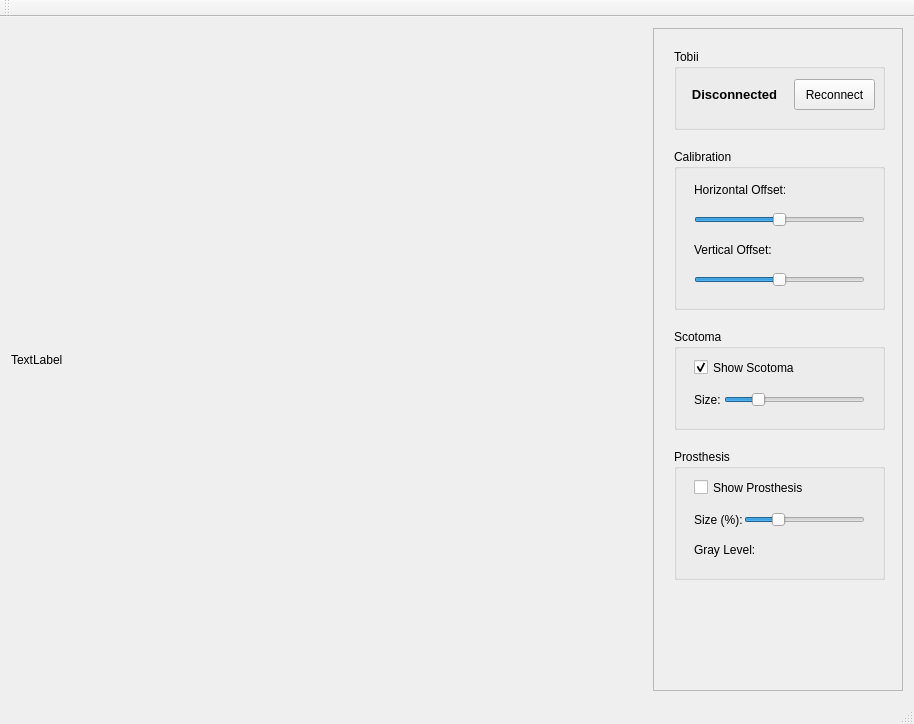
<?xml version="1.0" encoding="UTF-8"?>
<ui version="4.0">
 <class>EyeTrackingSuiteClass</class>
 <widget class="QMainWindow" name="EyeTrackingSuiteClass">
  <property name="geometry">
   <rect>
    <x>0</x>
    <y>0</y>
    <width>914</width>
    <height>724</height>
   </rect>
  </property>
  <property name="windowTitle">
   <string>Eye Tracking Suite</string>
  </property>
  <widget class="QWidget" name="centralWidget">
   <property name="layoutDirection">
    <enum>Qt::LeftToRight</enum>
   </property>
   <layout class="QHBoxLayout" name="horizontalLayout_2">
    <item>
     <widget class="ETSDrawArea" name="mainDrawArea">
      <property name="autoFillBackground">
       <bool>false</bool>
      </property>
      <property name="text">
       <string>TextLabel</string>
      </property>
     </widget>
    </item>
    <item>
     <widget class="QScrollArea" name="scrollArea">
      <property name="sizePolicy">
       <sizepolicy hsizetype="Fixed" vsizetype="Preferred">
        <horstretch>0</horstretch>
        <verstretch>0</verstretch>
       </sizepolicy>
      </property>
      <property name="minimumSize">
       <size>
        <width>250</width>
        <height>0</height>
       </size>
      </property>
      <property name="baseSize">
       <size>
        <width>0</width>
        <height>0</height>
       </size>
      </property>
      <property name="widgetResizable">
       <bool>true</bool>
      </property>
      <widget class="QWidget" name="scrollAreaWidgetContents">
       <property name="geometry">
        <rect>
         <x>0</x>
         <y>0</y>
         <width>248</width>
         <height>651</height>
        </rect>
       </property>
       <widget class="QGroupBox" name="groupBox">
        <property name="geometry">
         <rect>
          <x>20</x>
          <y>20</y>
          <width>211</width>
          <height>81</height>
         </rect>
        </property>
        <property name="title">
         <string>Tobii</string>
        </property>
        <widget class="QPushButton" name="tobiiReconnect">
         <property name="geometry">
          <rect>
           <x>120</x>
           <y>30</y>
           <width>81</width>
           <height>31</height>
          </rect>
         </property>
         <property name="text">
          <string>Reconnect</string>
         </property>
        </widget>
        <widget class="QLabel" name="tobiiLabel">
         <property name="geometry">
          <rect>
           <x>10</x>
           <y>30</y>
           <width>101</width>
           <height>31</height>
          </rect>
         </property>
         <property name="font">
          <font>
           <pointsize>10</pointsize>
           <weight>75</weight>
           <bold>true</bold>
          </font>
         </property>
         <property name="text">
          <string>Disconnected</string>
         </property>
         <property name="alignment">
          <set>Qt::AlignCenter</set>
         </property>
        </widget>
        <zorder>tobiiLabel</zorder>
        <zorder>tobiiReconnect</zorder>
       </widget>
       <widget class="QGroupBox" name="groupBox_2">
        <property name="geometry">
         <rect>
          <x>20</x>
          <y>300</y>
          <width>211</width>
          <height>101</height>
         </rect>
        </property>
        <property name="title">
         <string>Scotoma</string>
        </property>
        <widget class="QSlider" name="scotomaRadius">
         <property name="geometry">
          <rect>
           <x>50</x>
           <y>60</y>
           <width>141</width>
           <height>22</height>
          </rect>
         </property>
         <property name="minimum">
          <number>10</number>
         </property>
         <property name="maximum">
          <number>200</number>
         </property>
         <property name="value">
          <number>50</number>
         </property>
         <property name="orientation">
          <enum>Qt::Horizontal</enum>
         </property>
        </widget>
        <widget class="QCheckBox" name="scotomaEnabled">
         <property name="geometry">
          <rect>
           <x>20</x>
           <y>30</y>
           <width>171</width>
           <height>17</height>
          </rect>
         </property>
         <property name="text">
          <string>Show Scotoma</string>
         </property>
         <property name="checked">
          <bool>true</bool>
         </property>
        </widget>
        <widget class="QLabel" name="label">
         <property name="geometry">
          <rect>
           <x>20</x>
           <y>60</y>
           <width>31</width>
           <height>21</height>
          </rect>
         </property>
         <property name="text">
          <string>Size:</string>
         </property>
        </widget>
       </widget>
       <widget class="QGroupBox" name="groupBox_3">
        <property name="geometry">
         <rect>
          <x>20</x>
          <y>420</y>
          <width>211</width>
          <height>131</height>
         </rect>
        </property>
        <property name="title">
         <string>Prosthesis</string>
        </property>
        <widget class="QCheckBox" name="prosthesisEnabled">
         <property name="geometry">
          <rect>
           <x>20</x>
           <y>30</y>
           <width>171</width>
           <height>17</height>
          </rect>
         </property>
         <property name="text">
          <string>Show Prosthesis</string>
         </property>
        </widget>
        <widget class="QLabel" name="label_2">
         <property name="geometry">
          <rect>
           <x>20</x>
           <y>60</y>
           <width>51</width>
           <height>21</height>
          </rect>
         </property>
         <property name="text">
          <string>Size (%):</string>
         </property>
        </widget>
        <widget class="QSlider" name="prosthesisSize">
         <property name="geometry">
          <rect>
           <x>70</x>
           <y>60</y>
           <width>121</width>
           <height>22</height>
          </rect>
         </property>
         <property name="minimum">
          <number>0</number>
         </property>
         <property name="maximum">
          <number>100</number>
         </property>
         <property name="value">
          <number>25</number>
         </property>
         <property name="orientation">
          <enum>Qt::Horizontal</enum>
         </property>
        </widget>
        <widget class="QLabel" name="label_3">
         <property name="geometry">
          <rect>
           <x>20</x>
           <y>90</y>
           <width>61</width>
           <height>21</height>
          </rect>
         </property>
         <property name="text">
          <string>Gray Level:</string>
         </property>
        </widget>
       </widget>
       <widget class="QGroupBox" name="groupBox_4">
        <property name="geometry">
         <rect>
          <x>20</x>
          <y>120</y>
          <width>211</width>
          <height>161</height>
         </rect>
        </property>
        <property name="title">
         <string>Calibration</string>
        </property>
        <widget class="QLabel" name="label_4">
         <property name="geometry">
          <rect>
           <x>20</x>
           <y>30</y>
           <width>91</width>
           <height>21</height>
          </rect>
         </property>
         <property name="text">
          <string>Horizontal Offset:</string>
         </property>
        </widget>
        <widget class="QSlider" name="calibrationHoriz">
         <property name="geometry">
          <rect>
           <x>20</x>
           <y>60</y>
           <width>171</width>
           <height>22</height>
          </rect>
         </property>
         <property name="minimum">
          <number>-200</number>
         </property>
         <property name="maximum">
          <number>200</number>
         </property>
         <property name="value">
          <number>0</number>
         </property>
         <property name="orientation">
          <enum>Qt::Horizontal</enum>
         </property>
        </widget>
        <widget class="QSlider" name="calibrationVert">
         <property name="geometry">
          <rect>
           <x>20</x>
           <y>120</y>
           <width>171</width>
           <height>22</height>
          </rect>
         </property>
         <property name="minimum">
          <number>-200</number>
         </property>
         <property name="maximum">
          <number>200</number>
         </property>
         <property name="value">
          <number>0</number>
         </property>
         <property name="orientation">
          <enum>Qt::Horizontal</enum>
         </property>
        </widget>
        <widget class="QLabel" name="label_5">
         <property name="geometry">
          <rect>
           <x>20</x>
           <y>90</y>
           <width>91</width>
           <height>21</height>
          </rect>
         </property>
         <property name="text">
          <string>Vertical Offset:</string>
         </property>
        </widget>
       </widget>
      </widget>
     </widget>
    </item>
   </layout>
  </widget>
  <widget class="QMenuBar" name="menuBar">
   <property name="geometry">
    <rect>
     <x>0</x>
     <y>0</y>
     <width>914</width>
     <height>21</height>
    </rect>
   </property>
  </widget>
  <widget class="QToolBar" name="mainToolBar">
   <attribute name="toolBarArea">
    <enum>TopToolBarArea</enum>
   </attribute>
   <attribute name="toolBarBreak">
    <bool>false</bool>
   </attribute>
  </widget>
  <widget class="QStatusBar" name="statusBar"/>
 </widget>
 <layoutdefault spacing="6" margin="11"/>
 <customwidgets>
  <customwidget>
   <class>ETSDrawArea</class>
   <extends>QLabel</extends>
   <header>etsdrawarea.h</header>
  </customwidget>
 </customwidgets>
 <resources>
  <include location="EyeTrackingSuite.qrc"/>
 </resources>
 <connections>
  <connection>
   <sender>tobiiReconnect</sender>
   <signal>clicked()</signal>
   <receiver>EyeTrackingSuiteClass</receiver>
   <slot>onTobiiReconnectClicked()</slot>
   <hints>
    <hint type="sourcelabel">
     <x>836</x>
     <y>108</y>
    </hint>
    <hint type="destinationlabel">
     <x>456</x>
     <y>361</y>
    </hint>
   </hints>
  </connection>
  <connection>
   <sender>scotomaEnabled</sender>
   <signal>stateChanged(int)</signal>
   <receiver>EyeTrackingSuiteClass</receiver>
   <slot>onScotomaEnabled(int)</slot>
   <hints>
    <hint type="sourcelabel">
     <x>781</x>
     <y>201</y>
    </hint>
    <hint type="destinationlabel">
     <x>456</x>
     <y>361</y>
    </hint>
   </hints>
  </connection>
  <connection>
   <sender>scotomaRadius</sender>
   <signal>valueChanged(int)</signal>
   <receiver>EyeTrackingSuiteClass</receiver>
   <slot>onScotomaRadiusChanged(int)</slot>
   <hints>
    <hint type="sourcelabel">
     <x>796</x>
     <y>233</y>
    </hint>
    <hint type="destinationlabel">
     <x>456</x>
     <y>361</y>
    </hint>
   </hints>
  </connection>
  <connection>
   <sender>calibrationHoriz</sender>
   <signal>valueChanged(int)</signal>
   <receiver>EyeTrackingSuiteClass</receiver>
   <slot>onCalibrationHorizChanged(int)</slot>
   <hints>
    <hint type="sourcelabel">
     <x>781</x>
     <y>233</y>
    </hint>
    <hint type="destinationlabel">
     <x>456</x>
     <y>361</y>
    </hint>
   </hints>
  </connection>
  <connection>
   <sender>calibrationVert</sender>
   <signal>valueChanged(int)</signal>
   <receiver>EyeTrackingSuiteClass</receiver>
   <slot>onCalibrationVertChanged(int)</slot>
   <hints>
    <hint type="sourcelabel">
     <x>781</x>
     <y>293</y>
    </hint>
    <hint type="destinationlabel">
     <x>456</x>
     <y>361</y>
    </hint>
   </hints>
  </connection>
  <connection>
   <sender>prosthesisEnabled</sender>
   <signal>stateChanged(int)</signal>
   <receiver>EyeTrackingSuiteClass</receiver>
   <slot>onProsthesisEnabled(int)</slot>
   <hints>
    <hint type="sourcelabel">
     <x>781</x>
     <y>501</y>
    </hint>
    <hint type="destinationlabel">
     <x>456</x>
     <y>361</y>
    </hint>
   </hints>
  </connection>
  <connection>
   <sender>prosthesisSize</sender>
   <signal>valueChanged(int)</signal>
   <receiver>EyeTrackingSuiteClass</receiver>
   <slot>onProsthesisSizeChanged(int)</slot>
   <hints>
    <hint type="sourcelabel">
     <x>806</x>
     <y>533</y>
    </hint>
    <hint type="destinationlabel">
     <x>456</x>
     <y>361</y>
    </hint>
   </hints>
  </connection>
 </connections>
 <slots>
  <slot>onTobiiReconnectClicked()</slot>
  <slot>onScotomaEnabled(int)</slot>
  <slot>onScotomaRadiusChanged(int)</slot>
  <slot>onCalibrationHorizChanged(int)</slot>
  <slot>onCalibrationVertChanged(int)</slot>
  <slot>onProsthesisEnabled(int)</slot>
  <slot>onProsthesisSizeChanged(int)</slot>
  <slot>onProsthesisGrayLevelChanged(int)</slot>
 </slots>
</ui>
